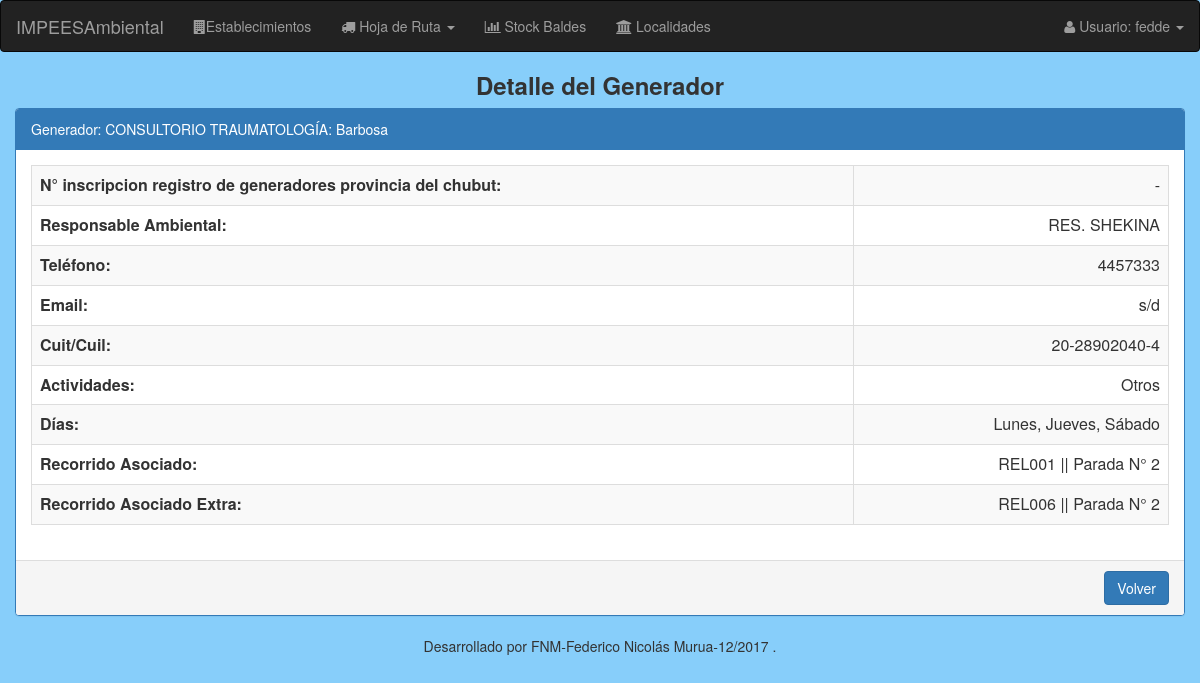
The page /generadores/detalle/generadores/89/ (signed in) on the database its author committed.
### modulo_I/models.py (models this page shows, shortened)
class EstablecimientoGenerador(models.Model):
    nro_inscripcion = models.BigIntegerField(unique=True, blank=True, null=True, default=None) # N° inscripcion registro de generadores provincia del chubut
    activo = models.BooleanField(default=False)
    razon_social = models.CharField(max_length=50)
    direccion = models.CharField(max_length=100)
    tipo_actividad = MultiSelectField(choices=sorted(Actividades), blank=True, null=True)
    recoleccion = MultiSelectField(choices=Dias, blank=True, null=True)
    localidad = models.ForeignKey('Localidad', null=True, on_delete=models.SET_NULL)
    telefono = models.CharField(max_length=50, blank=True, null=True)
    email = models.CharField(max_length=200, blank=True, null=True)
    responsable_ambiental = models.CharField(max_length=50, blank=True, null=True)
    cuit = models.CharField(max_length=20, blank=True, null=True)
    recorrido = models.ForeignKey('Recorrido', blank=True, null=True, on_delete=models.SET_NULL)
    nro_parada = models.IntegerField(validators=[MinValueValidator(1)], blank=True, null=True)
    recorrido_extra = models.ForeignKey('Recorrido', blank=True, null=True, on_delete=models.SET_NULL, related_name="recorrido_extra")
    nro_parada_extra = models.IntegerField(validators=[MinValueValidator(1)], blank=True, null=True)

class Recorrido(models.Model):
    nombre = models.CharField(max_length=50, unique=True)
    extra = models.BooleanField(default=False)
    def __str__(self):
        return "%s" % (self.nombre)

### modulo_I/views.py (the view)
@login_required
def detalle_generadores(request, nro_generador):
    generador = EstablecimientoGenerador.objects.get(id=nro_generador)
    return render(request, 'establecimiento/generador_detalle.html', {'generador': generador})

### modulo_I/templates/establecimiento/generador_detalle.html (shortened to what this page needs)
{% extends "base/base_detalle.html" %}
{% load staticfiles %}
{% load staticfiles bootstrap3 %}
{% block header-title %}Detalle del Generador{% endblock %}
{% block panel-heading %}
  Generador: {{generador.razon_social}}
{% endblock %}
{% block detalle %}
  <table class="table table-striped table-bordered">
      <tbody>
          <tr>
              <th>N° inscripcion registro de generadores provincia del chubut:</th>
              <td style="text-align:right;"> {{ generador.nro_inscripcion|default_if_none:"-" }}</td>
          </tr>
          <tr>
              <th>Responsable Ambiental:</th>
              <td style="text-align:right;"> {{ generador.responsable_ambiental|default_if_none:"-" }}</td>
          </tr>
          <tr>
              <th>Teléfono:</th>
              <td style="text-align:right;"> {{ generador.telefono|default_if_none:"-" }}</td>
          </tr>
          <tr>
              <th>Email:</th>
              <td style="text-align:right;"> {{ generador.email|default_if_none:"-" }}</td>
          </tr>
          <tr>
              <th>Cuit/Cuil:</th>
              <td style="text-align:right;"> {{ generador.cuit|default_if_none:"-" }}</td>
          </tr>
          <tr>
              <th>Actividades:</th>
              <td style="text-align:right;"> {{ generador.get_tipo_actividad_display|default_if_none:"-" }}</td>
          </tr>
          <tr>
              <th>Días:</th>
              <td style="text-align:right;"> {{ generador.get_recoleccion_display|default_if_none:"-" }}</td>
          </tr>
          <tr>
              <th>Recorrido Asociado:</th>
              <td style="text-align:right;"> {{ generador.recorrido|default_if_none:"-" }} || Parada N° {{ generador.nro_parada|default_if_none:"-" }}</td>
          </tr>
          <tr>
              <th>Recorrido Asociado Extra:</th>
              <td style="text-align:right;"> {{ generador.recorrido_extra|default_if_none:"-" }} || Parada N° {{ generador.nro_parada_extra|default_if_none:"-" }}</td>
          </tr>
      </tbody>
  </table>
{% endblock %}
{% block url-volver %}
  {% url 'generadores:listado_generadores' %}
{% endblock %}

### templates/base/nav.html (shortened to what this page needs)
<nav class="navbar navbar-inverse">
  <div class="container-fluid">
    <div class="navbar-header">
      <a class="navbar-brand" href="#" >IMPEESAmbiental</a>
    </div>
    <ul class="nav navbar-nav">
      <li><a href="{% url 'generadores:listado_generadores' %}"><i class="fa fa-building"></i>Establecimientos</a><li>
      <li class="dropdown"><a class="dropdown-toggle" data-toggle="dropdown" href="#"><i class="fa fa-truck"></i> Hoja de Ruta <span class="caret"></span></a>
      </li>
      <li><a href="{% url 'baldes:listado_baldes' %}"><i class="fa fa-bar-chart-o"></i> Stock Baldes</a><li>
      <li><a href="{% url 'localidades:listado_localidades' %}"><i class="fa fa-institution"></i> Localidades</a><li>
    </ul>
    <ul class="nav navbar-nav navbar-right">
      <li class="dropdown"><a class="dropdown-toggle" data-toggle="dropdown" href="#"><i class="fa fa-user"></i> Usuario: {{user.get_username}} <span class="caret"></span></a>
      </li>
    </ul>
  </div>
</nav>

### rows shown on the page
EstablecimientoGenerador: razon_social "CONSULTORIO TRAUMATOLOGÍA: Barbosa", nro_inscripcion "-", responsable_ambiental "RES. SHEKINA", telefono "4457333", email "s/d", cuit "20-28902040-4", tipo_actividad "Otros", recoleccion "Lunes, Jueves, Sábado", recorrido "REL001", nro_parada "2", recorrido_extra "REL006", nro_parada_extra "2"

### other values the page prints
{{ user.get_username }} "fedde"
